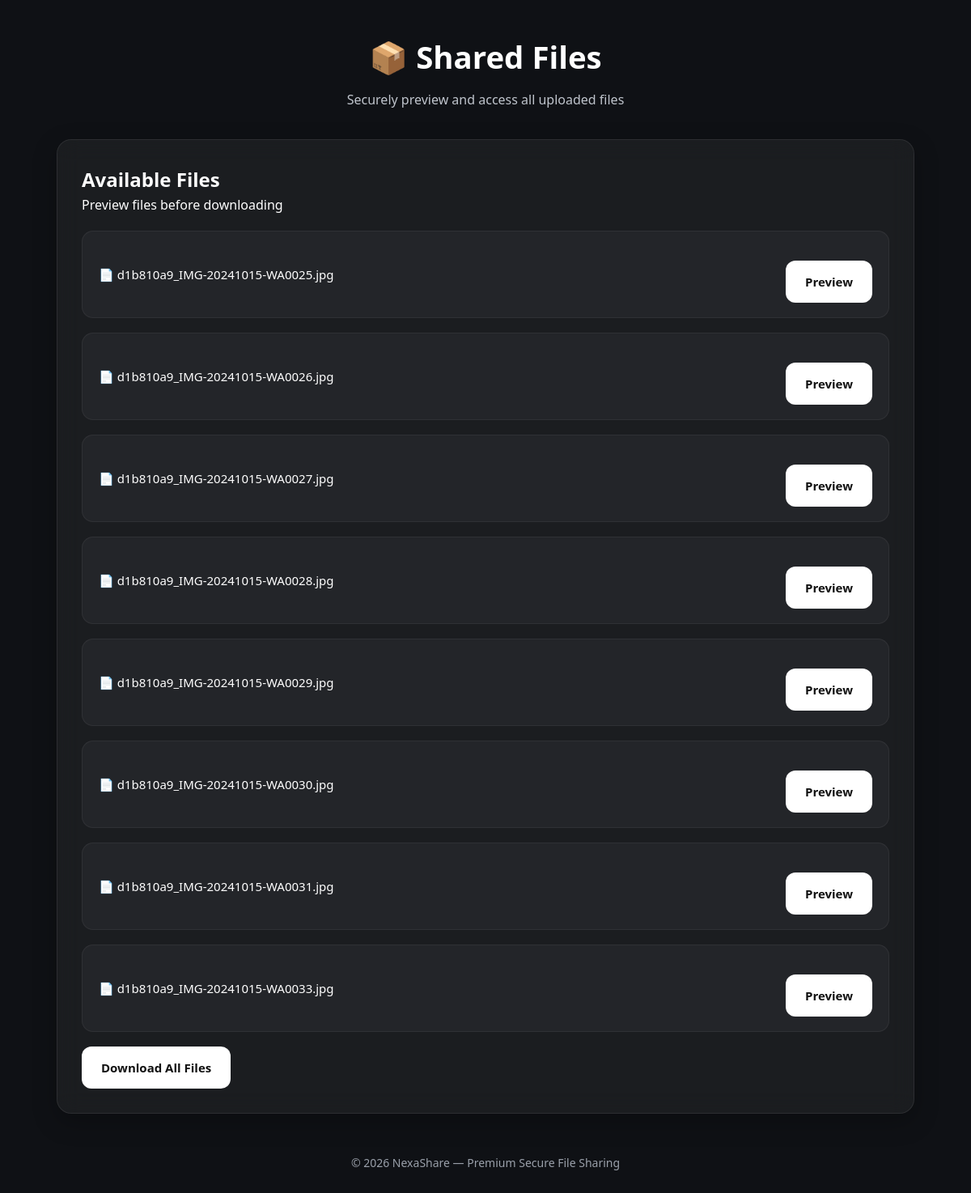
The page /result/d1b810a9 on the database its author committed.
### app.py (models this page shows)
class Upload(db.Model):
    id = db.Column(db.Integer, primary_key=True)
    code = db.Column(db.String(100))
    filename = db.Column(db.String(300))
    password = db.Column(db.String(100), nullable=True)
    expiry_days = db.Column(db.Integer, default=0)
    created_at = db.Column(db.DateTime, default=datetime.utcnow)
    views = db.Column(db.Integer, default=0)
    downloads = db.Column(db.Integer, default=0)

### app.py (the view, shortened to what this page needs)
@app.route("/result/<code>", methods=["GET", "POST"])
def result(code):
    files = Upload.query.filter_by(code=code).all()
    if not files:
        return "Files not found"
    first_file = files[0]
    if is_expired(first_file):
        return "This link has expired"
    for file in files:
        file.views += 1
    db.session.commit()
    return render_template(
        "scan_result.html",
        files=files,
        code=code
    )

### app.py (called while the page is built)
def is_expired(item):
    if item.expiry_days == 0:
        return False
    expiry_date = item.created_at + timedelta(days=item.expiry_days)
    return datetime.utcnow() > expiry_date

### templates/scan_result.html (shortened to what this page needs)
<!DOCTYPE html>
<html lang="en">
<head>
    <link rel="stylesheet" href="{{ url_for('static', filename='style.css') }}">
</head>
<body>
<div class="container">
    <div class="main-title">
        <h1>📦 Shared Files</h1>
        <p>Securely preview and access all uploaded files</p>
    </div>
    <div class="card">
        <h2>Available Files</h2>
        <p>Preview files before downloading</p>
        {% for file in files %}
        <div class="file-card">
            <div class="file-name">
                📄 {{ file.filename }}
            </div>
            <a
                href="{{ url_for('preview', filename=file.filename) }}"
                class="btn"
            >
                Preview
            </a>
        </div>
        {% endfor %}
        <a
            href="{{ url_for('download_all', code=code) }}"
            class="btn"
        >
            Download All Files
        </a>
    </div>
    <div class="footer">
        <p>© 2026 NexaShare — Premium Secure File Sharing</p>
    </div>
</div>
</body>
</html>

### static/style.css (style rules this page uses)
* { margin: 0; padding: 0; box-sizing: border-box; }
body { font-family: "Segoe UI", sans-serif; background: #0f1115; color: #ffffff; min-height: 100vh; line-height: 1.6; }
.container { width: 92%; max-width: 1100px; margin: auto; padding: 40px 20px; }
.main-title { text-align: center; margin-bottom: 35px; }
.main-title h1 { font-size: 2.4rem; font-weight: 700; color: #ffffff; margin-bottom: 10px; }
.main-title p { color: #bfc4cc; font-size: 1rem; }
.card { background: rgba(255, 255, 255, 0.05); border: 1px solid rgba(255, 255, 255, 0.08); border-radius: 18px; padding: 30px; backdrop-filter: blur(14px); -webkit-backdrop-filter: blur(14px); box-shadow: 0 10px 30px rgba(0, 0, 0, 0.25); margin-bottom: 30px; transition: 0.3s ease; }
button, .btn { display: inline-block; padding: 14px 24px; margin-top: 18px; border: none; border-radius: 12px; background: #ffffff; color: #111; font-weight: 600; font-size: 15px; cursor: pointer; text-decoration: none; transition: 0.3s ease; }
.file-card { display: flex; justify-content: space-between; align-items: center; gap: 15px; flex-wrap: wrap; padding: 18px 20px; margin-top: 18px; border-radius: 14px; background: rgba(255,255,255,0.04); border: 1px solid rgba(255,255,255,0.06); }
.file-name { font-size: 15px; color: #ffffff; word-break: break-word; }
a { color: white; text-decoration: none; }
.footer { text-align: center; margin-top: 50px; color: #9aa0aa; font-size: 14px; }

### rows shown on the page
Upload: filename "d1b810a9_IMG-20241015-WA0025.jpg"
Upload: filename "d1b810a9_IMG-20241015-WA0026.jpg"
Upload: filename "d1b810a9_IMG-20241015-WA0027.jpg"
Upload: filename "d1b810a9_IMG-20241015-WA0028.jpg"
Upload: filename "d1b810a9_IMG-20241015-WA0029.jpg"
Upload: filename "d1b810a9_IMG-20241015-WA0030.jpg"
Upload: filename "d1b810a9_IMG-20241015-WA0031.jpg"
Upload: filename "d1b810a9_IMG-20241015-WA0033.jpg"
